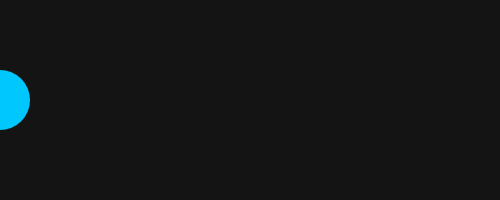
Frame 1 (no input)
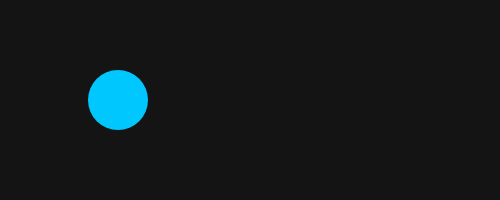
Frame 60 (no input)
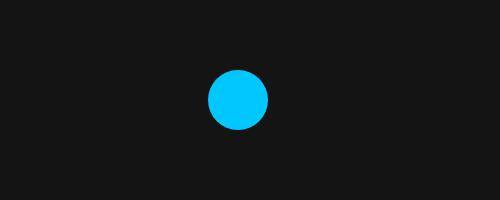
Frame 120 (the mouse pressed at the canvas centre since frame 60)

The p5.js sketch that drew these frames (run headless with seeded random() and noise() and a simulated clock; from frame 60 on, the mouse is pressed at the canvas centre):

// p5.js sketch
// ── sketch.js
let x = 0; // ボールのx座標
let speed = 2; // 移動速度

function setup() {
  createCanvas(500, 200); // 横長キャンバス
}

function draw() {
  background(20); // 暗い背景

  fill(0, 200, 255); // 水色
  noStroke();
  circle(x, height / 2, 60); // ボールを描く

  x += speed; // x座標を更新

  if (x > width || x < 0) {
    speed *= -1; // 端で反転
  }
}
